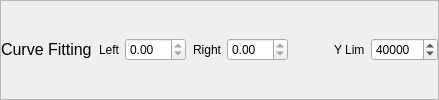
         <widget class="QFrame" name="frame_16">
          <property name="sizePolicy">
           <sizepolicy hsizetype="Minimum" vsizetype="Maximum">
            <horstretch>0</horstretch>
            <verstretch>0</verstretch>
           </sizepolicy>
          </property>
          <property name="frameShape">
           <enum>QFrame::Shape::StyledPanel</enum>
          </property>
          <property name="frameShadow">
           <enum>QFrame::Shadow::Raised</enum>
          </property>
          <layout class="QHBoxLayout" name="horizontalLayout_19">
           <property name="leftMargin">
            <number>0</number>
           </property>
           <property name="topMargin">
            <number>0</number>
           </property>
           <property name="rightMargin">
            <number>0</number>
           </property>
           <property name="bottomMargin">
            <number>0</number>
           </property>
           <item>
            <widget class="QLabel" name="label_27">
             <property name="sizePolicy">
              <sizepolicy hsizetype="Preferred" vsizetype="Maximum">
               <horstretch>0</horstretch>
               <verstretch>0</verstretch>
              </sizepolicy>
             </property>
             <property name="font">
              <font>
               <pointsize>12</pointsize>
              </font>
             </property>
             <property name="text">
              <string>Curve Fitting</string>
             </property>
            </widget>
           </item>
           <item>
            <widget class="QLabel" name="label_40">
             <property name="text">
              <string>Left</string>
             </property>
             <property name="alignment">
              <set>Qt::AlignmentFlag::AlignRight|Qt::AlignmentFlag::AlignTrailing|Qt::AlignmentFlag::AlignVCenter</set>
             </property>
            </widget>
           </item>
           <item>
            <widget class="QDoubleSpinBox" name="spinFittingLeft">
             <property name="sizePolicy">
              <sizepolicy hsizetype="Maximum" vsizetype="Fixed">
               <horstretch>0</horstretch>
               <verstretch>0</verstretch>
              </sizepolicy>
             </property>
             <property name="readOnly">
              <bool>true</bool>
             </property>
             <property name="minimum">
              <double>-99.989999999999995</double>
             </property>
            </widget>
           </item>
           <item>
            <widget class="QLabel" name="label_120">
             <property name="text">
              <string>Right</string>
             </property>
             <property name="alignment">
              <set>Qt::AlignmentFlag::AlignRight|Qt::AlignmentFlag::AlignTrailing|Qt::AlignmentFlag::AlignVCenter</set>
             </property>
            </widget>
           </item>
           <item>
            <widget class="QDoubleSpinBox" name="spinFittingRight">
             <property name="sizePolicy">
              <sizepolicy hsizetype="Maximum" vsizetype="Fixed">
               <horstretch>0</horstretch>
               <verstretch>0</verstretch>
              </sizepolicy>
             </property>
             <property name="readOnly">
              <bool>true</bool>
             </property>
             <property name="minimum">
              <double>-99.989999999999995</double>
             </property>
            </widget>
           </item>
           <item>
            <spacer name="horizontalSpacer_3">
             <property name="orientation">
              <enum>Qt::Orientation::Horizontal</enum>
             </property>
             <property name="sizeHint" stdset="0">
              <size>
               <width>40</width>
               <height>20</height>
              </size>
             </property>
            </spacer>
           </item>
           <item>
            <widget class="QLabel" name="label_15">
             <property name="text">
              <string>Y Lim</string>
             </property>
            </widget>
           </item>
           <item>
            <widget class="QSpinBox" name="spinMaxFitting">
             <property name="maximum">
              <number>999999</number>
             </property>
             <property name="singleStep">
              <number>1000</number>
             </property>
             <property name="value">
              <number>40000</number>
             </property>
             <property name="displayIntegerBase">
              <number>10</number>
             </property>
            </widget>
           </item>
          </layout>
         </widget>
